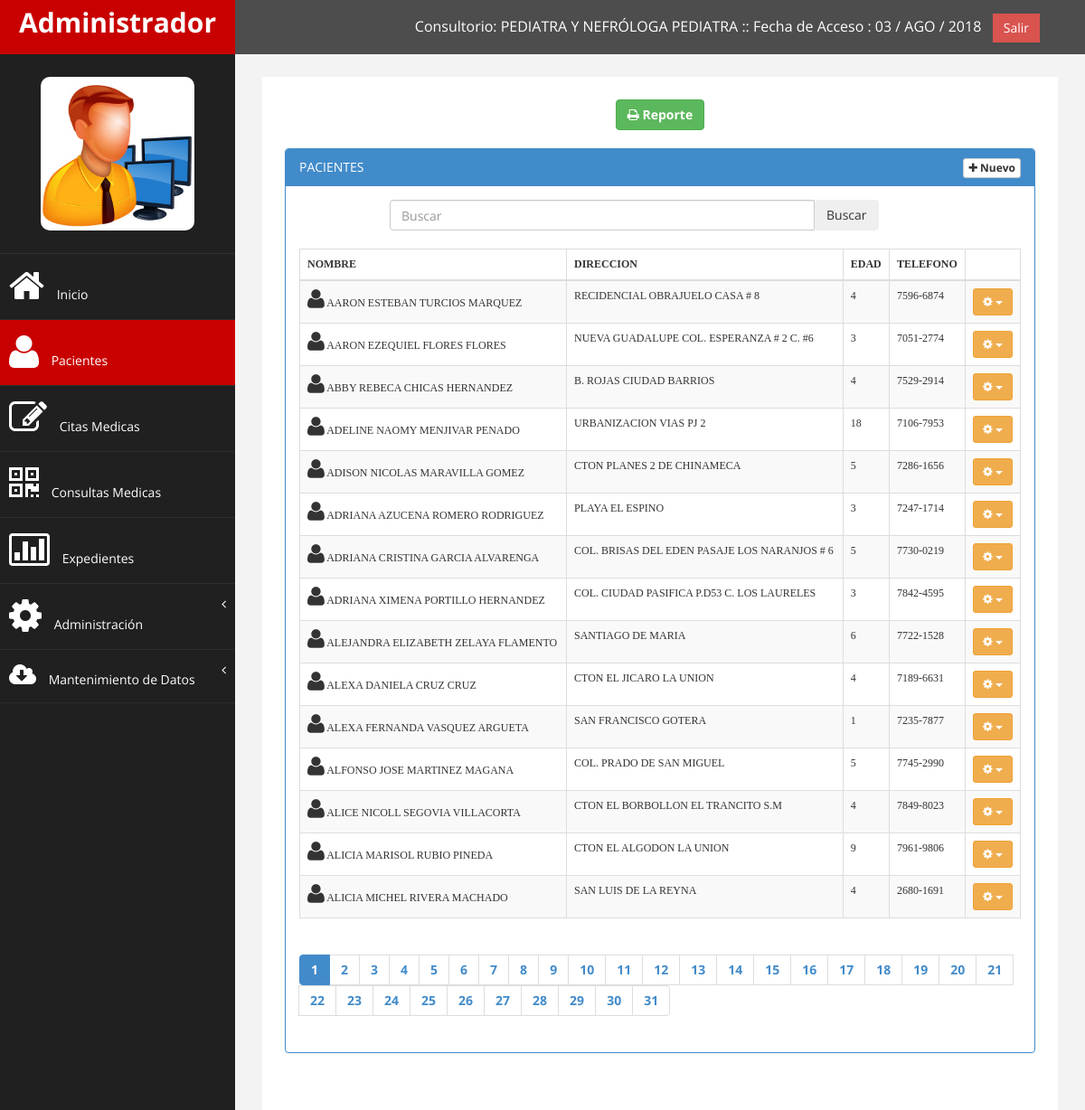
Page /modulos/pacientes/index.php (signed in) on the committed database.
### tables this page shows
CREATE TABLE IF NOT EXISTS `consultorios` (
  `id` int(11) NOT NULL AUTO_INCREMENT,
  `nombre` varchar(255) NOT NULL,
  `direccion` varchar(255) NOT NULL,
  `telefono` varchar(255) NOT NULL,
  `encargado` varchar(255) NOT NULL,
  `estado` varchar(255) NOT NULL,
  PRIMARY KEY (`id`)
);

CREATE TABLE IF NOT EXISTS `pacientes` (
  `id` int(11) NOT NULL AUTO_INCREMENT,
  `documento` varchar(25) NOT NULL,
  `nombre` varchar(255) NOT NULL,
  `direccion` varchar(255) NOT NULL,
  `nomp` varchar(255) NOT NULL,
  `nomm` varchar(255) NOT NULL,
  `telefono` varchar(255) NOT NULL,
  `edad` date NOT NULL,
  `sexo` varchar(255) NOT NULL,
  `refpor` varchar(255) NOT NULL,
  `estado` varchar(250) NOT NULL,
  `consultorio` int(11) NOT NULL,
  `control` varchar(25) NOT NULL,
  `feccita` date NOT NULL,
  `seguro` varchar(25) NOT NULL,
  `alergia` text NOT NULL,
  `enf_cro` text NOT NULL,
  `cuadro_vac` text NOT NULL,
  `ant_quir` text NOT NULL,
  PRIMARY KEY (`id`)
);

### modulos/class_buscar.php (called while the page is built, shortened)
<?php
class Consultar_Deposito{
	private $fetch;
	function __construct($codigo){
		$this->consulta = mysql_query("SELECT * FROM consultorios WHERE id='$codigo'");
		$this->fetch = mysql_fetch_array($this->consulta);
	}
	function consultar($campo){
		return $this->fetch[$campo];
	}
}
?>

### modulos/funciones.php (called while the page is built, shortened)
<?php
	function fecha($fecha){
		$meses = array("ENE","FEB","MAR","ABR","MAY","JUN","JUL","AGO","SEP","OCT","NOV","DIC");
		$a=substr($fecha, 0, 4);
		$m=substr($fecha, 5, 2);
		$d=substr($fecha, 8);
		return $d." / ".$meses[$m-1]." / ".$a;
	}
	function permiso($usu,$id){
		$consulta=mysql_query("SELECT * FROM permisos WHERE usu='$usu' and permiso='$id' and estado='s'");
		if($v=mysql_fetch_array($consulta)){
			return TRUE;
		}else{
			return FALSE;
		}
	}
	function CalculaEdad($fecha)
	{
	list($Y,$m,$d) = explode("-",$fecha);
	return( date("md") < $m.$d ? date("Y")-$Y-1 : date("Y")-$Y );
	}
?>

### modulos/pacientes/index.php (the view, shortened to what this page needs)
<?php
	include_once "class/class.php";
	include_once "class/class_pediatria.php";
	include_once "../funciones.php";
	include_once "../class_buscar.php";
	include_once "../../modulos/citas_medicas/class/class.php";
	$usu=$_SESSION['cod_user'];
	$pa=mysql_query("SELECT * FROM cajero WHERE usu='$usu'");
	while($row=mysql_fetch_array($pa)){
		$id_consultorio=$row['consultorio'];
		$oConsultorio=new Consultar_Deposito($id_consultorio);
		$nombre_Consultorio=$oConsultorio->consultar('nombre');
	}
        $maximo=15;
        if(!empty($_GET['pag'])){
            $pag=limpiar($_GET['pag']);
        }else{
            $pag=1;
        }
        $inicio=($pag-1)*$maximo;
        $cans=mysql_query("SELECT COUNT(nombre)as total FROM pacientes");
        if($dat=mysql_fetch_array($cans)){
            $total=$dat['total'];
        }
?>
<!DOCTYPE html>
<html xmlns="http://www.w3.org/1999/xhtml">
<head>
    <link href="../../assets/css/bootstrap.css" rel="stylesheet" />
    <link href="../../assets/css/font-awesome.css" rel="stylesheet" />
	<link href="../../assets/todo/bootstrap-datetimepicker.min.css" rel="stylesheet" />
    <link href="../../assets/css/custom.css" rel="stylesheet" />
    <link href="../../assets/js/dataTables/dataTables.bootstrap.css" rel="stylesheet" />
</head>
<body>
    <div id="wrapper">
        <nav class="navbar navbar-default navbar-cls-top " role="navigation" style="margin-bottom: 0">
            <div class="navbar-header">
                <a class="navbar-brand" href="../usuarios/perfil.php"><?php echo $_SESSION['user_name']; ?></a>
            </div>
  <div style="color: white;
padding: 15px 50px 5px 50px;
float: right;
font-size: 16px;">Consultorio: <?php echo $nombre_Consultorio; ?> :: Fecha de Acceso : <?php echo fecha(date('Y-m-d')); ?> &nbsp; <a href="../../php_cerrar.php" class="btn btn-danger square-btn-adjust">Salir</a> </div>
        </nav>
           <?php include_once "../../menu/m_pacientes.php"; ?>
        <div id="page-wrapper" >
            <div id="page-inner">
				<div class="panel-body">
<?php if(permiso($_SESSION['cod_user'],'1')==TRUE){ ?>
            <div class="row">
				<div align="center">
                    <div class="btn-group">
                      <a href="../imprimir/rep_pacientes.php" class="btn btn-success" title="Regresar"><i class="fa fa-print" ></i><strong> Reporte</strong></a>
                    </div>
                </div><br>
                <div class="col-md-12">
                    <div class="panel panel-primary">
                        <div class="panel-heading">
							PACIENTES
							<ul class="nav pull-right">
								<a href="" class="btn btn-default btn-xs" data-toggle="modal" data-target="#myModal" title="Agregar Paciente" title="Agregar"><i class="fa fa-plus"> </i> <strong>Nuevo</strong></a>
							</ul>
                        </div>
                        <div class="panel-body">
                            <div class="table-responsive">
								  <div align="center">
								 <table width="100%" border="0">
                                  <tr>
                                    <td width="50%">
                                        <div align="right">
                                        <form method="post" action="" enctype="multipart/form-data" name="form1" id="form1">
                                          <div class="input-group">
                                                 <input class="form-control" name="bus" type="text" class="span2" size="60" list="browsers1" autocomplete="off" placeholder="Buscar" autofocus>
                                            </td>
                                            <td width="20%">
                                                <button class="btn" type="submit">Buscar</button>
                                          </div>
                                        </div>
                                </table><br>
                                <table class="table table-striped table-bordered table-hover" style="font-size:12px; font-family:Times New Roman;">
									<thead>
                                        <tr>
                                            <th>NOMBRE</th>
                                            <th>DIRECCION</th>
                                            <th>EDAD</th>
                                            <th>TELEFONO</th>
                                            <th></th>
                                        </tr>
                                    </thead>
                                    <tbody>
										<?php
											if(empty($_POST['bus'])){
                                                $pame=mysql_query("SELECT * FROM pacientes WHERE consultorio='$id_consultorio' ORDER BY nombre LIMIT $inicio, $maximo");
                                            }else{
                                                $buscar=$_POST['bus'];
                                                $pame=mysql_query("SELECT * FROM pacientes where nombre LIKE '$buscar%'
                                                 or id LIKE '$buscar%'");
                                            }
											while($row=mysql_fetch_array($pame)){
										?>
                                        <tr class="odd gradeX">
                                            <td><i class="fa fa-user fa-2x"></i> <?php echo $row['nombre']; ?></td>
                                            <td><?php echo $row['direccion']; ?></td>
                                            <td><?php echo CalculaEdad($row['edad']); ?></td>
                                            <td><?php echo $row['telefono']; ?></td>
                                            <td class="center">
                                            <div class="btn-group">
											  <button data-toggle="dropdown" class="btn btn-warning btn-sm dropdown-toggle"><i class="fa fa-cog"></i> <span class="caret"></span></button>
											</div>
											</td>
	                                      </tr>
											<?php } ?>
                                    </tbody>
                                </table>
                                <div align="center">
                                    <ul class="pagination pagination-split" >
                                        <?php
                                        if(empty($_POST['bus'])){
                                            $tp = ceil($total/$maximo);
                                            for ($n=1; $n<=$tp ; $n++){
                                                if($pag==$n){
                                                    echo '<li class="active"><a href="index.php?pag='.$n.'"><strong>'.$n.'</strong></a></li>';
                                                }else{
                                                    echo '<li><a href="index.php?pag='.$n.'"><strong>'.$n.'</strong></a></li>';
                                                }
                                            }
                                        }
                                        ?>
                                    </ul>
                                </div>
                            </div>
                        </div>
                    </div>
                </div>
            </div>
<?php }else{ echo mensajes("NO TIENES PERMISO PARA ENTRAR A ESTE FORMULARIO","rojo"); }?>
        </div>
    </div>
            </div>
</body>
</html>

### assets/css/custom.css (style rules this page uses)
body { font-family: 'Open Sans', sans-serif; }
#wrapper { width: 100%; background:#202020; }
#page-wrapper { padding: 15px 15px; min-height: 600px; background:#F3F3F3; }
#page-inner { width:100%; margin:10px 20px 10px 0px; background-color:#fff!important; padding:10px; min-height:1200px; }
.square-btn-adjust { border: 0px solid transparent; -webkit-border-radius: 0px; -moz-border-radius: 0px; border-radius: 0px; }
.navbar-cls-top .navbar-brand { color: #fff; background: #C90000; width: 260px; text-align: center; height: 60px; font-size: 30px; font-weight: 700; }
.navbar-cls-top { background:#4D4D4D; border-bottom:none; }
.navbar-default { border:0px solid black; }
.navbar-header { background: #A70303; }
@media (min-width:768px) { #page-wrapper { margin: 0 0 0 260px; padding: 15px 30px; min-height: 1200px; } }
@media (min-width:768px) { .navbar { border-radius: 0px; } }

### rows in the picture
consultorios: nombre "PEDIATRA Y NEFRÓLOGA PEDIATRA"
pacientes: nombre "AARON ESTEBAN TURCIOS MARQUEZ", direccion "RECIDENCIAL OBRAJUELO CASA # 8", edad "4", telefono "7596-6874"
pacientes: nombre "AARON EZEQUIEL FLORES FLORES", direccion "NUEVA GUADALUPE COL. ESPERANZA # 2 C. #6", edad "3", telefono "7051-2774"
pacientes: nombre "ABBY REBECA CHICAS HERNANDEZ", direccion "B. ROJAS CIUDAD BARRIOS", edad "4", telefono "7529-2914"
pacientes: nombre "ADELINE NAOMY MENJIVAR PENADO", direccion "URBANIZACION VIAS PJ 2", edad "18", telefono "7106-7953"
pacientes: nombre "ADISON NICOLAS MARAVILLA GOMEZ", direccion "CTON PLANES 2 DE CHINAMECA", edad "5", telefono "7286-1656"
pacientes: nombre "ADRIANA AZUCENA ROMERO RODRIGUEZ", direccion "PLAYA EL ESPINO", edad "3", telefono "7247-1714"
pacientes: nombre "ADRIANA CRISTINA GARCIA ALVARENGA", direccion "COL. BRISAS DEL EDEN PASAJE LOS NARANJOS # 6", edad "5", telefono "7730-0219"
pacientes: nombre "ADRIANA XIMENA PORTILLO HERNANDEZ", direccion "COL. CIUDAD PASIFICA P.D53 C. LOS LAURELES", edad "3", telefono "7842-4595"
pacientes: nombre "ALEJANDRA ELIZABETH ZELAYA FLAMENTO", direccion "SANTIAGO DE MARIA", edad "6", telefono "7722-1528"
pacientes: nombre "ALEXA DANIELA CRUZ CRUZ", direccion "CTON EL JICARO LA UNION", edad "4", telefono "7189-6631"
pacientes: nombre "ALEXA FERNANDA VASQUEZ ARGUETA", direccion "SAN FRANCISCO GOTERA", edad "1", telefono "7235-7877"
pacientes: nombre "ALFONSO JOSE MARTINEZ MAGANA", direccion "COL. PRADO DE SAN MIGUEL", edad "5", telefono "7745-2990"
pacientes: nombre "ALICE NICOLL SEGOVIA VILLACORTA", direccion "CTON EL BORBOLLON EL TRANCITO S.M", edad "4", telefono "7849-8023"
pacientes: nombre "ALICIA MARISOL RUBIO PINEDA", direccion "CTON EL ALGODON LA UNION", edad "9", telefono "7961-9806"
pacientes: nombre "ALICIA MICHEL RIVERA MACHADO", direccion "SAN LUIS DE LA REYNA"

### other values in the picture
$_SESSION['user_name'] "Administrador"
